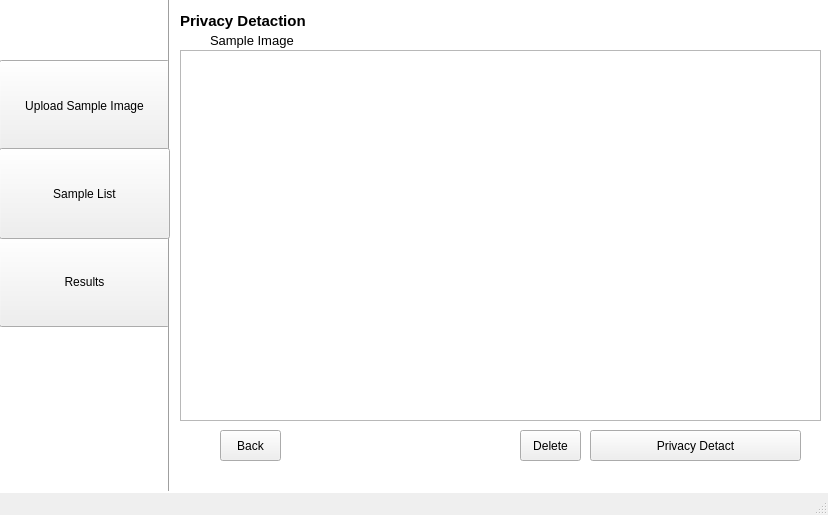
<?xml version="1.0" encoding="UTF-8"?>
<ui version="4.0">
 <class>MainWindow</class>
 <widget class="QMainWindow" name="MainWindow">
  <property name="geometry">
   <rect>
    <x>0</x>
    <y>0</y>
    <width>828</width>
    <height>515</height>
   </rect>
  </property>
  <property name="windowTitle">
   <string>MainWindow</string>
  </property>
  <widget class="QWidget" name="centralwidget">
   <widget class="QLabel" name="label">
    <property name="geometry">
     <rect>
      <x>-20</x>
      <y>-50</y>
      <width>851</width>
      <height>621</height>
     </rect>
    </property>
    <property name="font">
     <font>
      <pointsize>9</pointsize>
      <bold>false</bold>
     </font>
    </property>
    <property name="styleSheet">
     <string notr="true">background-color:white;</string>
    </property>
    <property name="text">
     <string/>
    </property>
   </widget>
   <widget class="QPushButton" name="pushButton">
    <property name="geometry">
     <rect>
      <x>-1</x>
      <y>60</y>
      <width>171</width>
      <height>91</height>
     </rect>
    </property>
    <property name="text">
     <string>Upload Sample Image</string>
    </property>
   </widget>
   <widget class="QPushButton" name="pushButton_2">
    <property name="geometry">
     <rect>
      <x>-1</x>
      <y>236</y>
      <width>171</width>
      <height>91</height>
     </rect>
    </property>
    <property name="text">
     <string>Results</string>
    </property>
   </widget>
   <widget class="Line" name="line">
    <property name="geometry">
     <rect>
      <x>161</x>
      <y>-30</y>
      <width>16</width>
      <height>521</height>
     </rect>
    </property>
    <property name="styleSheet">
     <string notr="true">color:black;</string>
    </property>
    <property name="orientation">
     <enum>Qt::Vertical</enum>
    </property>
   </widget>
   <widget class="QLabel" name="label_2">
    <property name="geometry">
     <rect>
      <x>180</x>
      <y>10</y>
      <width>131</width>
      <height>21</height>
     </rect>
    </property>
    <property name="font">
     <font>
      <pointsize>11</pointsize>
      <bold>true</bold>
     </font>
    </property>
    <property name="text">
     <string>Privacy Detaction</string>
    </property>
   </widget>
   <widget class="QPushButton" name="pushButton_3">
    <property name="geometry">
     <rect>
      <x>220</x>
      <y>430</y>
      <width>61</width>
      <height>31</height>
     </rect>
    </property>
    <property name="text">
     <string>Back</string>
    </property>
   </widget>
   <widget class="QPushButton" name="pushButton_4">
    <property name="geometry">
     <rect>
      <x>590</x>
      <y>430</y>
      <width>211</width>
      <height>31</height>
     </rect>
    </property>
    <property name="text">
     <string>Privacy Detact</string>
    </property>
   </widget>
   <widget class="QLabel" name="label_3">
    <property name="geometry">
     <rect>
      <x>210</x>
      <y>30</y>
      <width>91</width>
      <height>21</height>
     </rect>
    </property>
    <property name="font">
     <font>
      <pointsize>10</pointsize>
      <bold>false</bold>
     </font>
    </property>
    <property name="text">
     <string>Sample Image</string>
    </property>
   </widget>
   <widget class="QListView" name="listView">
    <property name="geometry">
     <rect>
      <x>180</x>
      <y>50</y>
      <width>641</width>
      <height>371</height>
     </rect>
    </property>
   </widget>
   <widget class="QPushButton" name="pushButton_5">
    <property name="geometry">
     <rect>
      <x>520</x>
      <y>430</y>
      <width>61</width>
      <height>31</height>
     </rect>
    </property>
    <property name="text">
     <string>Delete</string>
    </property>
   </widget>
   <widget class="QPushButton" name="pushButton_6">
    <property name="geometry">
     <rect>
      <x>-1</x>
      <y>148</y>
      <width>171</width>
      <height>91</height>
     </rect>
    </property>
    <property name="text">
     <string>Sample List</string>
    </property>
   </widget>
  </widget>
  <widget class="QMenuBar" name="menubar">
   <property name="geometry">
    <rect>
     <x>0</x>
     <y>0</y>
     <width>828</width>
     <height>22</height>
    </rect>
   </property>
  </widget>
  <widget class="QStatusBar" name="statusbar"/>
 </widget>
 <resources/>
 <connections/>
</ui>
